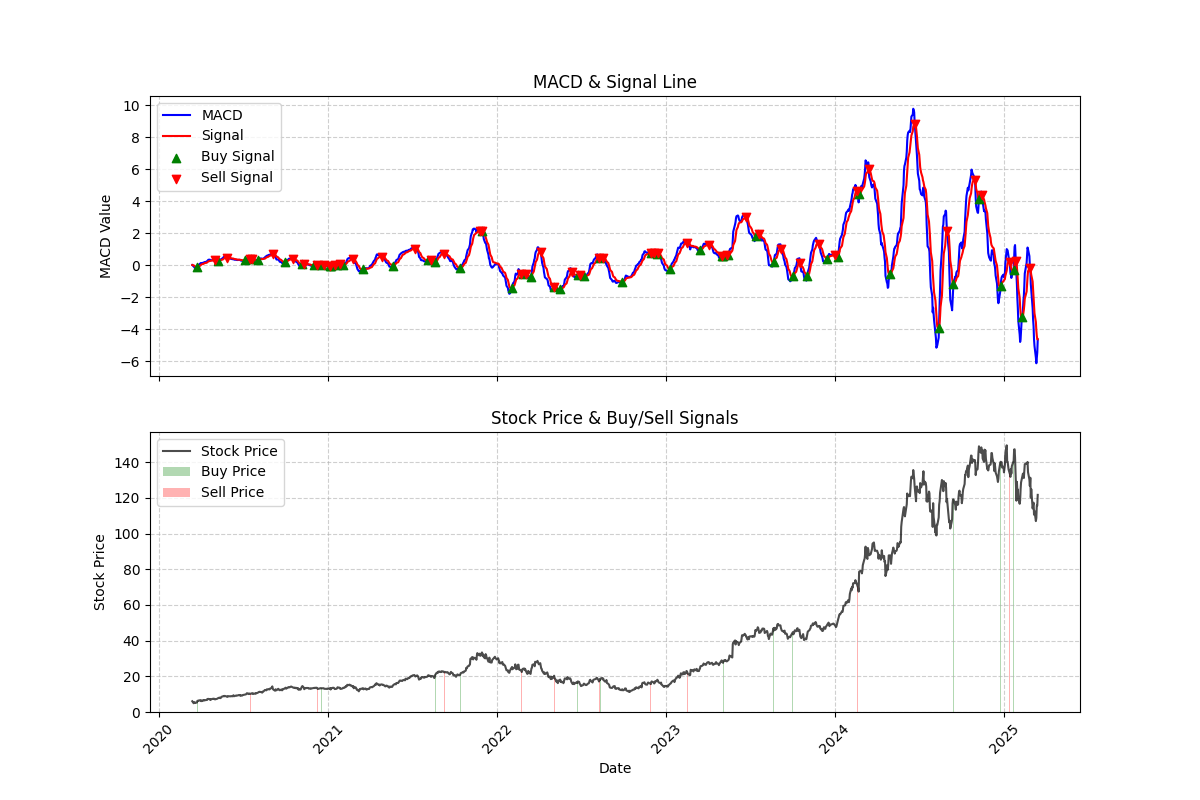

Write Python code to recreate this figure.
import numpy as np
import matplotlib.pyplot as plt
from Data import load_data

def calculate_ema(prices, period):
    """
    Oblicza wykładniczą średnią kroczącą (EMA) bez użycia zewnętrznych bibliotek (poza numpy)
    """
    alpha = 2 / (period + 1)
    ema = np.zeros_like(prices)
    ema[0] = prices[0]  # Inicjalizacja pierwszej wartości EMA jako pierwszej ceny
    for i in range(1, len(prices)):
        ema[i] = alpha * prices[i] + (1 - alpha) * ema[i - 1]
    return ema

def calculate_macd(prices):
    """
    Oblicza wskaźnik MACD i linię sygnału (SIGNAL) zgodnie z wytycznymi projektu
    """
    ema12 = calculate_ema(prices, 12)
    ema26 = calculate_ema(prices, 26)
    macd = ema12 - ema26
    signal = calculate_ema(macd, 9)
    return macd, signal

def find_trade_signals(dates, prices,macd, signal):
    """
    Finds exact buy/sell crossover points with precise date & MACD value.
    """
    buy_signals = []
    sell_signals = []
    buy_values = []
    sell_values = []

    buy_prices, sell_prices = [], []
    
    # Convert dates to numeric values for interpolation
    dates_numeric = (dates - dates[0]) / np.timedelta64(1, 's')  # Convert to seconds

    for i in range(1, len(macd)):
        if (macd[i - 1] < signal[i - 1] and macd[i] > signal[i]) or (macd[i - 1] > signal[i - 1] and macd[i] < signal[i]):
            # Find exact crossing fraction 't'
            t = (signal[i - 1] - macd[i - 1]) / ((macd[i] - macd[i - 1]) - (signal[i] - signal[i - 1]))

            # Interpolate exact timestamp
            crossing_time_numeric = dates_numeric[i - 1] + t * (dates_numeric[i] - dates_numeric[i - 1])
            crossing_time = dates[0] + np.timedelta64(int(crossing_time_numeric), 's')

            # Interpolate exact MACD value at crossing
            crossing_value = macd[i - 1] + t * (macd[i] - macd[i - 1])
            crossing_price= prices[i - 1] + t * (prices[i] - prices[i - 1])

            if macd[i - 1] < signal[i - 1] and macd[i] > signal[i]:  
                buy_signals.append(crossing_time)
                buy_values.append(crossing_value)
                buy_prices.append(crossing_price)
            elif macd[i - 1] > signal[i - 1] and macd[i] < signal[i]:  
                sell_signals.append(crossing_time)
                sell_values.append(crossing_value)
                sell_prices.append(crossing_price)

    return np.array(buy_signals), np.array(sell_signals), np.array(buy_values), np.array(sell_values),np.array(buy_prices), np.array(sell_prices)


def simulate_trading(buy_signals, sell_signals, buy_prices, sell_prices, initial_capital=1000):
    capital = 0
    holdings = initial_capital
    transactions = []

    transactions = [(dates[0], "BUY", 6.02, 1000)] # dodanie initial capital do log
    for i in range(len(buy_signals)):
        if capital > 0:
            holdings = capital / buy_prices[i]
            capital = 0
            transactions.append((buy_signals[i], 'BUY', buy_prices[i], holdings))
        if i < len(sell_signals):
            capital = holdings * sell_prices[i]
            holdings = 0
            transactions.append((sell_signals[i], 'SELL', sell_prices[i], capital))
    
    final_value = capital if capital > 0 else holdings * sell_prices[-1]
    return transactions, final_value

def plot_macd_with_price(dates, prices, macd, signal, buy_signals, sell_signals, buy_values, sell_values, buy_prices, sell_prices):
    """
    Visualizes MACD, Signal line, and Stock Price in subplots with buy/sell points.
    """
    fig, (ax1, ax2) = plt.subplots(2, 1, figsize=(12, 8), sharex=True)

    # MACD and Signal Line
    ax1.plot(dates, macd, label='MACD', color='blue')
    ax1.plot(dates, signal, label='Signal', color='red')
    ax1.scatter(buy_signals, buy_values, marker='^', color='green', label='Buy Signal', zorder=3)
    ax1.scatter(sell_signals, sell_values, marker='v', color='red', label='Sell Signal', zorder=3)
    ax1.set_ylabel("MACD Value")
    ax1.legend()
    ax1.grid(True, linestyle="--", alpha=0.6)
    ax1.set_title('MACD & Signal Line')

    # Stock Price
    ax2.plot(dates, prices, label='Stock Price', color='black', alpha=0.7)
    ax2.bar(buy_signals, buy_prices, color='green', alpha=0.3, width=0.5, label='Buy Price')
    ax2.bar(sell_signals, sell_prices, color='red', alpha=0.3, width=0.5, label='Sell Price')
    ax2.set_ylabel("Stock Price")
    ax2.legend()
    ax2.grid(True, linestyle="--", alpha=0.6)
    ax2.set_title('Stock Price & Buy/Sell Signals')
    
    plt.xlabel('Date')
    plt.xticks(rotation=45)
    plt.show()



def plot_portfolio_value(transactions):
    """
    Plots portfolio value (capital + stock holdings) over time after each transaction.
    """
    times = []
    portfolio_values = []
    capital = 0
    holdings = 0

    for t in transactions:
        times.append(t[0])  # Transaction timestamp
        if t[1] == "BUY":
            holdings = t[3]  # Update stock holdings
            capital = 0  # Spent cash
        elif t[1] == "SELL":
            capital = t[3]  # Update cash
            holdings = 0  # Sold stocks
        # Calculate portfolio value (cash + stock holdings)
        portfolio_values.append(capital + holdings * (t[2] if t[1] == "SELL" else t[2]))

    plt.figure(figsize=(12, 5))
    plt.plot(times, portfolio_values, marker='o', linestyle='-', color='blue', label="Portfolio Value")
    plt.xlabel("Date")
    plt.ylabel("Portfolio Value ($)")
    plt.title("Portfolio Value Over Time")
    plt.xticks(rotation=45)
    plt.legend()
    plt.grid(True, linestyle="--", alpha=0.6)
    plt.show()

def plot_holdings_over_time(transactions):
    """
    Plots the number of stocks owned over time, skipping SELL transactions (only when holdings > 0).
    """
    times = []
    holdings_over_time = []

    for t in transactions:
        if t[1] == "BUY":  # Only consider buy transactions
            times.append(t[0])  # Transaction timestamp
            holdings_over_time.append(t[3])  # Number of shares bought

    plt.figure(figsize=(12, 5))
    plt.plot(times, holdings_over_time, marker='o', linestyle='-', color='green', label="Stock Holdings")
    plt.xlabel("Date")
    plt.ylabel("Number of Shares Owned")
    plt.title("Stock Holdings Over Time (BUY Transactions Only)")
    plt.xticks(rotation=45)
    plt.legend()
    plt.grid(True, linestyle="--", alpha=0.6)
    plt.show()


# Wczytanie danych z pliku CSV za pomocą modułu Data.py
dates, prices = load_data('nvidia.csv')
dates = dates[::-1]  
prices = prices[::-1]  
# prices = np.random.rand(100) * 100  # Symulowane ceny akcji
# Obliczenia
macd, signal = calculate_macd(prices)
buy_signals, sell_signals,buy_values, sell_values,buy_prices,sell_prices= find_trade_signals(dates,prices,macd, signal)

transactions, final_value = simulate_trading(buy_signals, sell_signals, buy_prices, sell_prices)

profitable_trades=0
print("Transaction Log:")
for i in range(0, len(transactions),2):  
    buy = transactions[i]
    sell = transactions[i + 1] if i + 1 < len(transactions) else None
    
    if sell:
        profit = sell[2] - buy[2]  # Obliczenie zysku/straty
        print(f"{buy[0]} - {buy[1]} at {buy[2]:.2f}, Holdings: {buy[3]:.2f}")
        print(f"{sell[0]} - {sell[1]} at {sell[2]:.2f}, Capital: {sell[3]:.2f}, Profit: {profit:.2f}")
        if profit > 0:
            profitable_trades += 1

print(f"\nFinal Portfolio Value: {final_value:.2f}")
print(f"Number of Profitable Transactions: {profitable_trades}")


# Wizualizacja wyników
plot_macd_with_price(dates, prices, macd, signal, buy_signals, sell_signals, buy_values, sell_values, buy_prices, sell_prices)
plot_portfolio_value(transactions)
plot_holdings_over_time(transactions)
